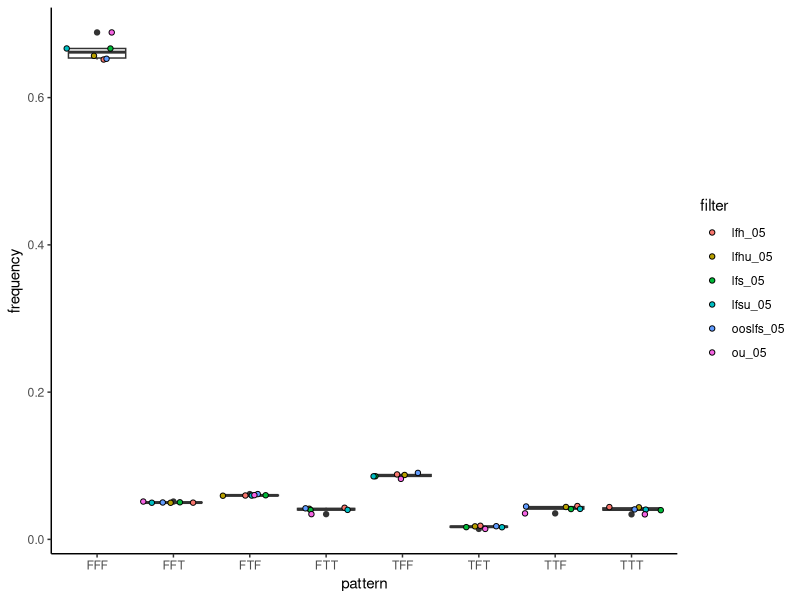

R code for this plot:
library(tidyverse)

setwd("~/bin/ama1/prism2/filtered_prism2_sdo")

param <- read_tsv("param_var.tab.txt")
pattern <- read_tsv("pattern_var.tab.txt")

pattern %>%
  select(-count) %>%
  spread(key = filter, value = frequency)

ggplot(pattern, aes(x = pattern, y = frequency)) +
  geom_boxplot() +
  geom_jitter(shape = 21, aes(fill = filter))+
  theme_classic()

param
